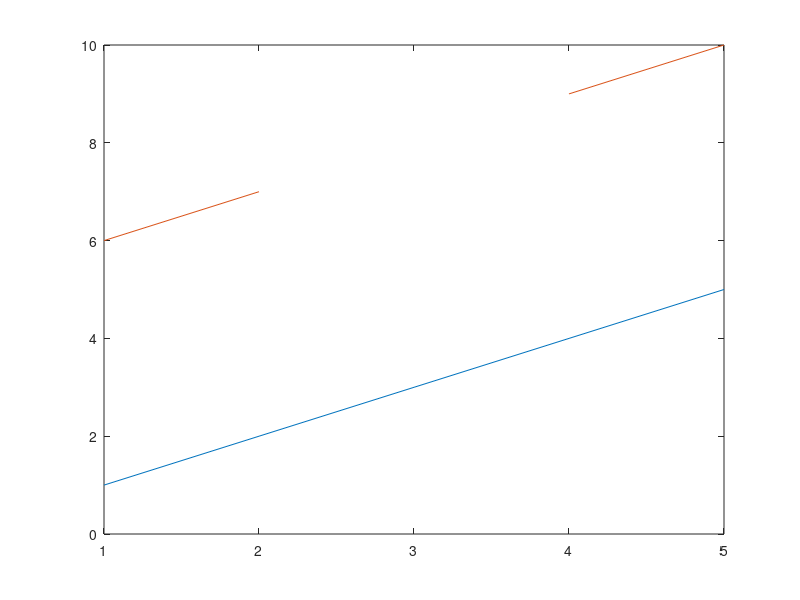
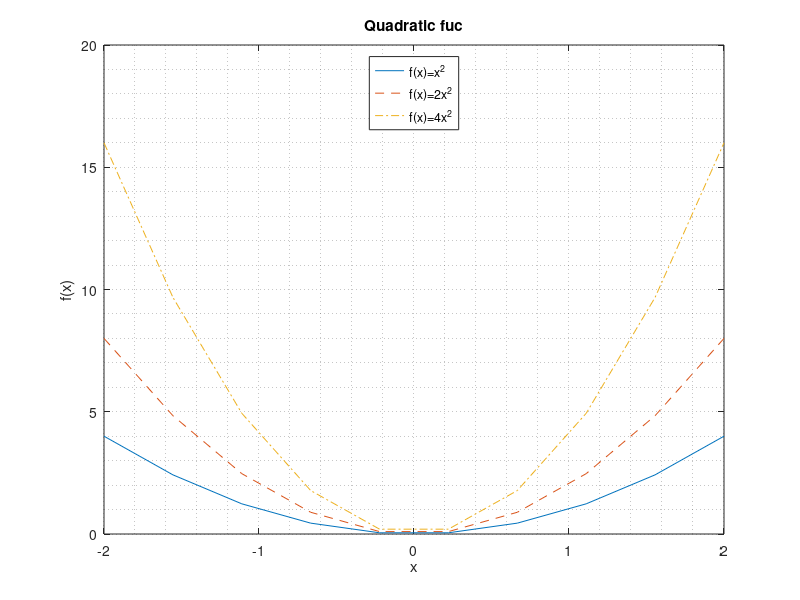
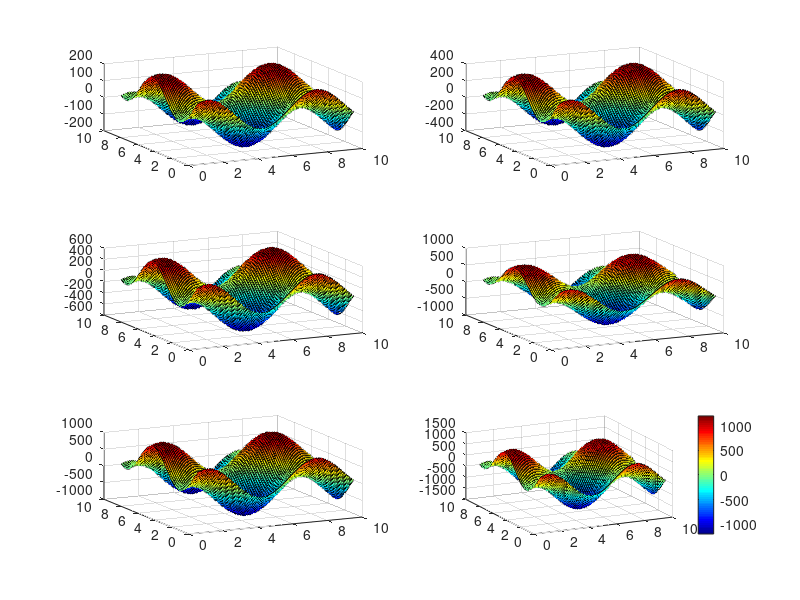

Write the MATLAB code that produced these figures, in order. (Note: this script raises an error after producing the figures.)
x=[1:5;6:10]'
x(3,2)=NaN

plot(x)


x=linspace(-2,2,10)
y1=x.^2
y2=2*x.^2
y3=4*x.^2

figure;
plot(x,y1,x,y2,'--',x,y3,'-.');
grid minor;
title("Quadratic fuc");
xlabel('x');
ylabel('f(x)')
legend('f(x)=x^2','f(x)=2x^2','f(x)=4x^2','Location','North')


c_fin = [0,0];
[X,Y] = meshgrid(1:0.1:10,1:0.1:10);
figure; hold on;
for i = 1 : 6
 Z(:,:,i) = i * (sin(X) + cos(Y))*100;
 ax(i) = subplot(3,2,i); hold on; grid on;
 surf(X, Y, Z(:,:,i));
 view(-26,30);
 colormap('jet');
 ca = caxis;
 c_fin = [min(c_fin(1),ca(1)), max(c_fin(2),ca(2))];
end
%%you can stop here to see how it looks before we color-manipulate
c = colorbar('eastoutside');
c.Label.String = 'Units';
set(c, 'Position', [0.9, 0.11, 0.03, 0.815]); %%you may want to play with these values
pause(2); %%need this to allow the last image to resize itself before changing its axes
for i = 1 : 6
 pos=get(ax(i), 'Position');
 axes(ax(i));
 set(ax(i), 'Position', [pos(1) pos(2) 0.85*pos(3) pos(4)]);
 set(ax(i),'Clim', c_fin); %%this is where the magic happens
end




